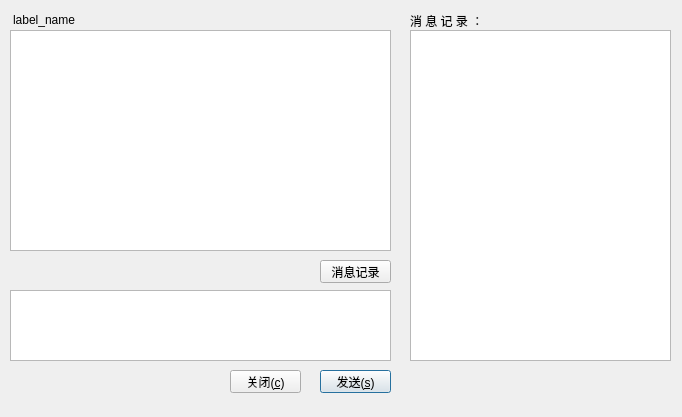
<?xml version="1.0" encoding="UTF-8"?>
<ui version="4.0">
 <class>chatDialog</class>
 <widget class="QDialog" name="chatDialog">
  <property name="geometry">
   <rect>
    <x>0</x>
    <y>0</y>
    <width>682</width>
    <height>417</height>
   </rect>
  </property>
  <property name="windowTitle">
   <string>Dialog</string>
  </property>
  <widget class="QTextEdit" name="textEdit_2">
   <property name="geometry">
    <rect>
     <x>410</x>
     <y>30</y>
     <width>261</width>
     <height>331</height>
    </rect>
   </property>
  </widget>
  <widget class="QWidget" name="widget" native="true">
   <property name="geometry">
    <rect>
     <x>0</x>
     <y>0</y>
     <width>401</width>
     <height>472</height>
    </rect>
   </property>
   <property name="minimumSize">
    <size>
     <width>0</width>
     <height>0</height>
    </size>
   </property>
   <property name="maximumSize">
    <size>
     <width>16777215</width>
     <height>16777215</height>
    </size>
   </property>
   <widget class="QPushButton" name="pushButton_send">
    <property name="geometry">
     <rect>
      <x>320</x>
      <y>370</y>
      <width>71</width>
      <height>23</height>
     </rect>
    </property>
    <property name="text">
     <string>发送(&amp;s)</string>
    </property>
   </widget>
   <widget class="QPushButton" name="pushButton_close">
    <property name="geometry">
     <rect>
      <x>230</x>
      <y>370</y>
      <width>71</width>
      <height>23</height>
     </rect>
    </property>
    <property name="text">
     <string>关闭(&amp;c)</string>
    </property>
   </widget>
   <widget class="QPushButton" name="pushButton_chatlog">
    <property name="geometry">
     <rect>
      <x>320</x>
      <y>260</y>
      <width>71</width>
      <height>23</height>
     </rect>
    </property>
    <property name="text">
     <string>消息记录</string>
    </property>
    <property name="checkable">
     <bool>true</bool>
    </property>
   </widget>
   <widget class="QTextEdit" name="textEdit">
    <property name="geometry">
     <rect>
      <x>10</x>
      <y>290</y>
      <width>381</width>
      <height>71</height>
     </rect>
    </property>
   </widget>
   <widget class="QListWidget" name="listWidget">
    <property name="geometry">
     <rect>
      <x>10</x>
      <y>30</y>
      <width>381</width>
      <height>221</height>
     </rect>
    </property>
   </widget>
   <widget class="QLabel" name="label_name">
    <property name="geometry">
     <rect>
      <x>13</x>
      <y>10</y>
      <width>191</width>
      <height>20</height>
     </rect>
    </property>
    <property name="text">
     <string>label_name</string>
    </property>
   </widget>
  </widget>
  <widget class="QLabel" name="label">
   <property name="geometry">
    <rect>
     <x>410</x>
     <y>10</y>
     <width>91</width>
     <height>21</height>
    </rect>
   </property>
   <property name="text">
    <string>消 息 记 录 ：</string>
   </property>
  </widget>
 </widget>
 <resources/>
 <connections/>
</ui>
